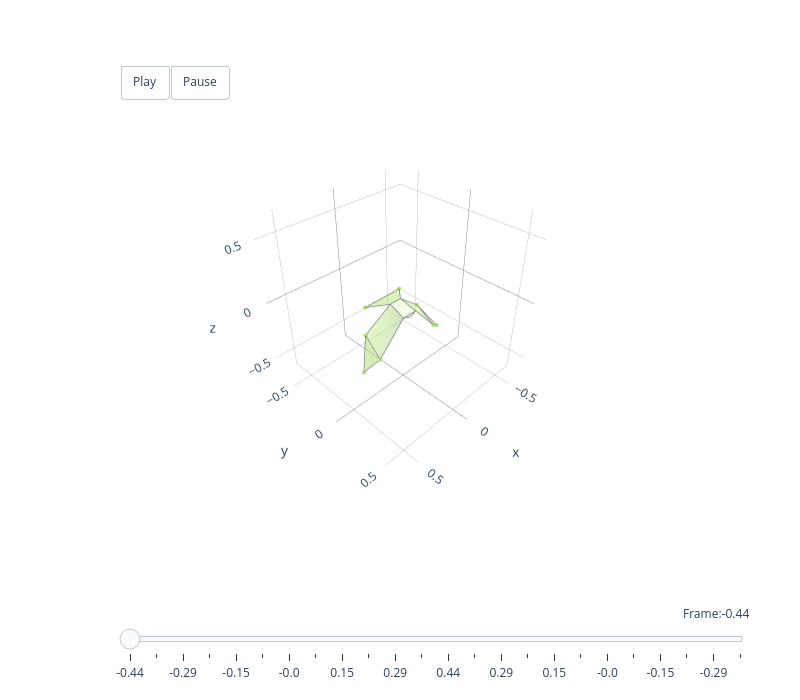

The notebook cell saved with this chart:
### Markdown cell above
The darker colours show more contribution from that marker coordinate within each morphing shape mode. 

### Animated Mode Visualisation (Preview)

We can animate each morphing shape mode by creating animation frames for its score between ±2 standard deviations around the mean. This shows the physical shape change each mode encodes.

As with the bilateral PCA, individual modes do not represent realistic hawk shapes -- real flight configurations arise from combinations of multiple modes.

> **See Notebook 09** for systematic animations of all nine interpretable modes, reconstruction accuracy analysis, and evidence that realistic shapes require coordinated mode combinations.

### Code cell
# Animate a selected morphing shape mode
hawk3d = Animal3D('hawk', '../../data/mean_hawk_shape.csv')
mu = all_data_mean.reshape(1, -1, 3)
score_frames = get_score_range(scores, num_frames=25)

colour_list = ['#B5E675', '#6ED8A9', '#51B3D4',
               '#4579AA', '#BC96C9', '#917AC2',
               '#51B3D4', '#F19EBA', '#624E8B',
               '#888888', '#888888', '#888888']

# Reconstruct Mode 1 (wing lifting)
component_index = [0]
reconstructed = reconstruct(score_frames, principal_components, mu, component_index)

# Convert to bilateral for visualisation
recon_bilateral = to_bilateral(reconstructed)

# Interactive 3D animation
from morphing_birds import animate_plotly
slider_scores = score_frames[:, 0]
fig = animate_plotly(hawk3d, recon_bilateral, colour=colour_list[0],
                     score_vals=slider_scores)
fig.show()

### Figure 1 — Plotly figure (JSON) as saved in the notebook; plotly's stock layout.template omitted (floating-point values rounded to 4 significant figures)
{"data": [{"color": "#B5E675", "hoverinfo": "none", "opacity": 0.5, "type": "mesh3d", "x": [-0.3803, -0.2757, -0.2603], "y": [-0.009377, 0.04866, -0.1139], "z": [-0.3847, -0.2959, -0.1827]}, {"hoverinfo": "name", "line": {"color": "grey", "width": 1.5}, "mode": "lines", "name": "left_handwing #B5E675", "type": "scatter3d", "x": [-0.3803, -0.2757, -0.2603, -0.3803], "y": [-0.009377, 0.04866, -0.1139, -0.009377], "z": [-0.3847, -0.2959, -0.1827, -0.3847]}, {"color": "#B5E675", "hoverinfo": "none", "opacity": 0.5, "type": "mesh3d", "x": [0.3803, 0.2757, 0.2603], "y": [-0.009377, 0.04866, -0.1139], "z": [-0.3847, -0.2959, -0.1827]}, {"hoverinfo": "name", "line": {"color": "grey", "width": 1.5}, "mode": "lines", "name": "right_handwing #B5E675", "type": "scatter3d", "x": [0.3803, 0.2757, 0.2603, 0.3803], "y": [-0.009377, 0.04866, -0.1139, -0.009377], "z": [-0.3847, -0.2959, -0.1827, -0.3847]}, {"color": "#B5E675", "hoverinfo": "none", "opacity": 0.4, "type": "mesh3d", "x": [-0.2757, -0.2603, -0.05, -0.06], "y": [0.04866, -0.1139, -0.08, 0.06], "z": [-0.2959, -0.1827, -0.005, -0.045]}, {"hoverinfo": "name", "line": {"color": "grey", "width": 1.5}, "mode": "lines", "name": "left_armwing #B5E675", "type": "scatter3d", "x": [-0.2757, -0.2603, -0.05, -0.06, -0.2757], "y": [0.04866, -0.1139, -0.08, 0.06, 0.04866], "z": [-0.2959, -0.1827, -0.005, -0.045, -0.2959]}, {"color": "#B5E675", "hoverinfo": "none", "opacity": 0.4, "type": "mesh3d", "x": [0.2757, 0.2603, 0.05, 0.06], "y": [0.04866, -0.1139, -0.08, 0.06], "z": [-0.2959, -0.1827, -0.005, -0.045]}, {"hoverinfo": "name", "line": {"color": "grey", "width": 1.5}, "mode": "lines", "name": "right_armwing #B5E675", "type": "scatter3d", "x": [0.2757, 0.2603, 0.05, 0.06, 0.2757], "y": [0.04866, -0.1139, -0.08, 0.06, 0.04866], "z": [-0.2959, -0.1827, -0.005, -0.045, -0.2959]}, {"color": "#B5E675", "hoverinfo": "none", "opacity": 0.2, "type": "mesh3d", "x": [0.06, -0.06, -0.05, 0.05], "y": [0.06, 0.06, -0.08, -0.08], "z": [-0.045, -0.045, -0.005, -0.005]}, {"hoverinfo": "name", "line": {"color": "grey", "width": 1.5}, "mode": "lines", "name": "body #B5E675", "type": "scatter3d", "x": [0.06, -0.06, -0.05, 0.05, 0.06], "y": [0.06, 0.06, -0.08, -0.08, 0.06], "z": [-0.045, -0.045, -0.005, -0.005, -0.045]}, {"color": "#B5E675", "hoverinfo": "none", "opacity": 0.2, "type": "mesh3d", "x": [0.06, 3.743e-05, -0.06], "y": [0.06, 0.0705, 0.06], "z": [-0.045, -0.0617, -0.045]}, {"hoverinfo": "name", "line": {"color": "grey", "width": 1.5}, "mode": "lines", "name": "head #B5E675", "type": "scatter3d", "x": [0.06, 3.743e-05, -0.06, 0.06], "y": [0.06, 0.0705, 0.06, 0.06], "z": [-0.045, -0.0617, -0.045, -0.045]}, {"color": "#B5E675", "hoverinfo": "none", "opacity": 0.5, "type": "mesh3d", "x": [0.1701, -0.1701, -0.05, 0.05], "y": [-0.2128, -0.2128, -0.08, -0.08], "z": [-0.03992, -0.03992, -0.005, -0.005]}, {"hoverinfo": "name", "line": {"color": "grey", "width": 1.5}, "mode": "lines", "name": "tail #B5E675", "type": "scatter3d", "x": [0.1701, -0.1701, -0.05, 0.05, 0.1701], "y": [-0.2128, -0.2128, -0.08, -0.08, -0.2128], "z": [-0.03992, -0.03992, -0.005, -0.005, -0.03992]}, {"hoverinfo": "none", "marker": {"color": "#B5E675", "opacity": 1, "size": 2.5}, "mode": "markers", "type": "scatter3d", "x": [-0.3803, 0.3803, -0.2757, 0.2757, -0.2603, 0.2603, -0.1701, 0.1701], "y": [-0.009377, -0.009377, 0.04866, 0.04866, -0.1139, -0.1139, -0.2128, -0.2128], "z": [-0.3847, -0.3847, -0.2959, -0.2959, -0.1827, -0.1827, -0.03992, -0.03992]}], "layout": {"height": 700, "margin": {"b": 100, "l": 50, "r": 50, "t": 100}, "scene": {"aspectmode": "cube", "aspectratio": {"x": 1, "y": 1, "z": 1}, "camera": {"eye": {"x": 1.5, "y": 1.5, "z": 1.5}, "up": {"x": 0, "y": 0, "z": 1}}, "domain": {"x": [0, 1], "y": [0.1, 1]}, "xaxis": {"backgroundcolor": "white", "dtick": 0.5, "gridcolor": "grey", "gridwidth": 0.5, "range": [-0.6598, 0.6598], "showbackground": true, "tick0": 0, "zerolinecolor": "grey"}, "yaxis": {"backgroundcolor": "white", "dtick": 0.5, "gridcolor": "grey", "gridwidth": 0.5, "range": [-0.6939, 0.6258], "showbackground": true, "tick0": 0, "zerolinecolor": "grey"}, "zaxis": {"backgroundcolor": "white", "dtick": 0.5, "gridcolor": "grey", "gridwidth": 0.5, "range": [-0.6598, 0.6598], "showbackground": true, "tick0": 0, "zerolinecolor": "grey"}}, "showlegend": false, "sliders": [{"active": 0, "currentvalue": {"font": {"size": 12}, "prefix": "Frame:", "visible": true, "xanchor": "right"}, "len": 0.9, "pad": {"b": 10, "t": 50}, "steps": [{"args": [[0], {"frame": {"duration": 300, "redraw": true}, "mode": "immediate", "transition": {"duration": 300}}], "label": "-0.44", "method": "animate"}, {"args": [[1], {"frame": {"duration": 300, "redraw": true}, "mode": "immediate", "transition": {"duration": 300}}], "label": "-0.37", "method": "animate"}, {"args": [[2], {"frame": {"duration": 300, "redraw": true}, "mode": "immediate", "transition": {"duration": 300}}], "label": "-0.29", "method": "animate"}, {"args": [[3], {"frame": {"duration": 300, "redraw": true}, "mode": "immediate", "transition": {"duration": 300}}], "label": "-0.22", "method": "animate"}, {"args": [[4], {"frame": {"duration": 300, "redraw": true}, "mode": "immediate", "transition": {"duration": 300}}], "label": "-0.15", "method": "animate"}, {"args": [[5], {"frame": {"duration": 300, "redraw": true}, "mode": "immediate", "transition": {"duration": 300}}], "label": "-0.07", "method": "animate"}, {"args": [[6], {"frame": {"duration": 300, "redraw": true}, "mode": "immediate", "transition": {"duration": 300}}], "label": "-0.0", "method": "animate"}, {"args": [[7], {"frame": {"duration": 300, "redraw": true}, "mode": "immediate", "transition": {"duration": 300}}], "label": "0.07", "method": "animate"}, {"args": [[8], {"frame": {"duration": 300, "redraw": true}, "mode": "immediate", "transition": {"duration": 300}}], "label": "0.15", "method": "animate"}, {"args": [[9], {"frame": {"duration": 300, "redraw": true}, "mode": "immediate", "transition": {"duration": 300}}], "label": "0.22", "method": "animate"}, {"args": [[10], {"frame": {"duration": 300, "redraw": true}, "mode": "immediate", "transition": {"duration": 300}}], "label": "0.29", "method": "animate"}, {"args": [[11], {"frame": {"duration": 300, "redraw": true}, "mode": "immediate", "transition": {"duration": 300}}], "label": "0.37", "method": "animate"}, {"args": [[12], {"frame": {"duration": 300, "redraw": true}, "mode": "immediate", "transition": {"duration": 300}}], "label": "0.44", "method": "animate"}, {"args": [[13], {"frame": {"duration": 300, "redraw": true}, "mode": "immediate", "transition": {"duration": 300}}], "label": "0.37", "method": "animate"}, {"args": [[14], {"frame": {"duration": 300, "redraw": true}, "mode": "immediate", "transition": {"duration": 300}}], "label": "0.29", "method": "animate"}, {"args": [[15], {"frame": {"duration": 300, "redraw": true}, "mode": "immediate", "transition": {"duration": 300}}], "label": "0.22", "method": "animate"}, {"args": [[16], {"frame": {"duration": 300, "redraw": true}, "mode": "immediate", "transition": {"duration": 300}}], "label": "0.15", "method": "animate"}, {"args": [[17], {"frame": {"duration": 300, "redraw": true}, "mode": "immediate", "transition": {"duration": 300}}], "label": "0.07", "method": "animate"}, {"args": [[18], {"frame": {"duration": 300, "redraw": true}, "mode": "immediate", "transition": {"duration": 300}}], "label": "-0.0", "method": "animate"}, {"args": [[19], {"frame": {"duration": 300, "redraw": true}, "mode": "immediate", "transition": {"duration": 300}}], "label": "-0.07", "method": "animate"}, {"args": [[20], {"frame": {"duration": 300, "redraw": true}, "mode": "immediate", "transition": {"duration": 300}}], "label": "-0.15", "method": "animate"}, {"args": [[21], {"frame": {"duration": 300, "redraw": true}, "mode": "immediate", "transition": {"duration": 300}}], "label": "-0.22", "method": "animate"}, {"args": [[22], {"frame": {"duration": 300, "redraw": true}, "mode": "immediate", "transition": {"duration": 300}}], "label": "-0.29", "method": "animate"}, {"args": [[23], {"frame": {"duration": 300, "redraw": true}, "mode": "immediate", "transition": {"duration": 300}}], "label": "-0.37", "method": "animate"}], "transition": {"duration": 300, "easing": "cubic-in-out"}, "x": 0.1, "xanchor": "left", "y": 0, "yanchor": "top"}], "updatemenus": [{"buttons": [{"args": [null, {"frame": {"duration": 100, "redraw": true}, "mode": "immediate"}], "label": "Play", "method": "animate"}, {"args": [[null], {"frame": {"duration": 0, "redraw": true}, "mode": "immediate"}], "label": "Pause", "method": "animate"}], "direction": "left", "pad": {"r": 10, "t": 10}, "showactive": false, "type": "buttons", "x": 0.1, "xanchor": "left", "y": 1.1, "yanchor": "top"}], "width": 800}}
